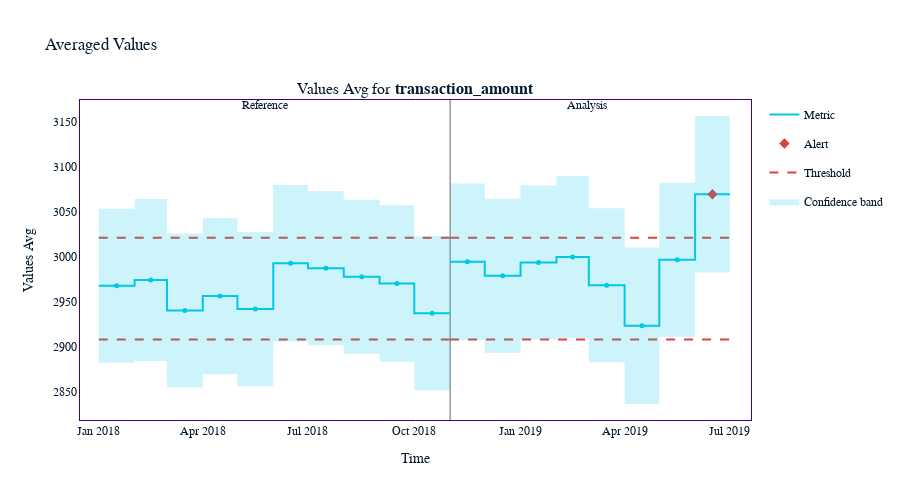

This figure's notebook cell:
### Markdown cell above
Interpretation & Actionable Insights
 
1️⃣ "time_since_login_min" is the top drifted feature affecting model performance.

Customers may have changed their behavior, waiting longer before transacting.
This could be a fraud strategy (fraudsters avoiding quick transactions to bypass detection).

2️⃣ "transaction_amount" (Rank 2) also significantly impacts performance.

Larger transactions might have caused the fraud model to misclassify cases.

3️⃣ "is_first_transaction" and "user_tenure_months" have weak correlations.

Their drift likely had minimal impact on performance.

4️⃣ "transaction_type" has a weak negative correlation (-0.19).

Different transaction types changed over time, but this did not significantly impact performance.

### Code cell
## Use the summary average statistics calculator to find out what were the monthly average transactions amounts, and if there's any alert. Record this value in a variable called alert_avg_transaction_amount.

# Calculate average monthly transactions
calc = nml.SummaryStatsAvgCalculator(
    column_names=["transaction_amount"],
    chunk_period="m",
    timestamp_column_name="timestamp",
)

calc.fit(reference)
stats_avg_results = calc.calculate(analysis)

# Find the month
stats_avg_results.plot().show()
alert_avg_transaction_amount = 3069.8184
print(alert_avg_transaction_amount)

### Figure 1 — Plotly figure (JSON) as saved in the notebook; plotly's stock layout.template omitted (floating-point values rounded to 4 significant figures)
{"data": [{"hoverinfo": "skip", "legendgroup": "metric_reference", "line": {"color": "#00c8e5", "shape": "hv", "width": 2}, "mode": "lines", "name": "Metric", "showlegend": true, "x": ["2018-01-01T00:00:00", "2018-02-01T00:00:00", "2018-03-01T00:00:00", "2018-04-01T00:00:00", "2018-05-01T00:00:00", "2018-06-01T00:00:00", "2018-07-01T00:00:00", "2018-08-01T00:00:00", "2018-09-01T00:00:00", "2018-10-01T00:00:00", "2018-10-31T23:59:59.999999"], "y": [2968.0, 2974.0, 2941.0, 2957.0, 2942.0, 2993.0, 2988.0, 2978.0, 2971.0, 2937.0, 2937.0], "type": "scatter", "xaxis": "x", "yaxis": "y"}, {"customdata": [["Values Avg for <b>transaction_amount</b>", "<b style=\"color:#00c8e5;line-height:60px\">Reference</b>", "", "2018-01", "From <b>Jan-01-2018</b> to <b>Jan-31-2018</b>", 2968.0, 85.5], ["Values Avg for <b>transaction_amount</b>", "<b style=\"color:#00c8e5;line-height:60px\">Reference</b>", "", "2018-02", "From <b>Feb-01-2018</b> to <b>Feb-28-2018</b>", 2974.0, 89.96], ["Values Avg for <b>transaction_amount</b>", "<b style=\"color:#00c8e5;line-height:60px\">Reference</b>", "", "2018-03", "From <b>Mar-01-2018</b> to <b>Mar-31-2018</b>", 2941.0, 85.51], ["Values Avg for <b>transaction_amount</b>", "<b style=\"color:#00c8e5;line-height:60px\">Reference</b>", "", "2018-04", "From <b>Apr-01-2018</b> to <b>Apr-30-2018</b>", 2957.0, 86.91], ["Values Avg for <b>transaction_amount</b>", "<b style=\"color:#00c8e5;line-height:60px\">Reference</b>", "", "2018-05", "From <b>May-01-2018</b> to <b>May-31-2018</b>", 2942.0, 85.5], ["Values Avg for <b>transaction_amount</b>", "<b style=\"color:#00c8e5;line-height:60px\">Reference</b>", "", "2018-06", "From <b>Jun-01-2018</b> to <b>Jun-30-2018</b>", 2993.0, 86.92], ["Values Avg for <b>transaction_amount</b>", "<b style=\"color:#00c8e5;line-height:60px\">Reference</b>", "", "2018-07", "From <b>Jul-01-2018</b> to <b>Jul-31-2018</b>", 2988.0, 85.5], ["Values Avg for <b>transaction_amount</b>", "<b style=\"color:#00c8e5;line-height:60px\">Reference</b>", "", "2018-08", "From <b>Aug-01-2018</b> to <b>Aug-31-2018</b>", 2978.0, 85.5], ["Values Avg for <b>transaction_amount</b>", "<b style=\"color:#00c8e5;line-height:60px\">Reference</b>", "", "2018-09", "From <b>Sep-01-2018</b> to <b>Sep-30-2018</b>", 2971.0, 86.92], ["Values Avg for <b>transaction_amount</b>", "<b style=\"color:#00c8e5;line-height:60px\">Reference</b>", "", "2018-10", "From <b>Oct-01-2018</b> to <b>Oct-31-2018</b>", 2937.0, 85.5]], "hovertemplate": "%{customdata[1]} &nbsp; &nbsp; %{customdata[2]} <br />Chunk: <b>%{customdata[3]}</b> &nbsp; &nbsp; %{customdata[4]} <br />%{customdata[0]}: <b>%{customdata[5]}</b><br />Confidence band: +/- <b>%{customdata[6]}</b><br /><extra></extra>", "legendgroup": "metric_reference", "marker": {"color": "#00c8e5", "size": 5, "symbol": "circle"}, "mode": "markers", "name": "Metric", "showlegend": false, "x": ["2018-01-16T12:00:00", "2018-02-15T00:00:00", "2018-03-16T12:00:00", "2018-04-16T00:00:00", "2018-05-16T12:00:00", "2018-06-16T00:00:00", "2018-07-16T12:00:00", "2018-08-16T12:00:00", "2018-09-16T00:00:00", "2018-10-16T11:59:59.999999"], "y": [2968.0, 2974.0, 2941.0, 2957.0, 2942.0, 2993.0, 2988.0, 2978.0, 2971.0, 2937.0, 2937.0], "type": "scatter", "xaxis": "x", "yaxis": "y"}, {"hoverinfo": "skip", "legendgroup": "metric_analysis", "line": {"color": "#00c8e5", "shape": "hv", "width": 2}, "mode": "lines", "name": "Metric", "showlegend": false, "x": ["2018-11-01T00:00:00", "2018-12-01T00:00:00", "2019-01-01T00:00:00", "2019-02-01T00:00:00", "2019-03-01T00:00:00", "2019-04-01T00:00:00", "2019-05-01T00:00:00", "2019-06-01T00:00:00", "2019-06-30T23:59:59.999999"], "y": [2995.0, 2979.0, 2994.0, 3000.0, 2969.0, 2924.0, 2997.0, 3070.0, 3070.0], "type": "scatter", "xaxis": "x", "yaxis": "y"}, {"customdata": [["Values Avg for <b>transaction_amount</b>", "<b style=\"color:#3b0280;line-height:60px\">Analysis</b>", "", "2018-11", "From <b>Nov-01-2018</b> to <b>Nov-30-2018</b>", 2995.0, 86.91], ["Values Avg for <b>transaction_amount</b>", "<b style=\"color:#3b0280;line-height:60px\">Analysis</b>", "", "2018-12", "From <b>Dec-01-2018</b> to <b>Dec-31-2018</b>", 2979.0, 85.51], ["Values Avg for <b>transaction_amount</b>", "<b style=\"color:#3b0280;line-height:60px\">Analysis</b>", "", "2019-01", "From <b>Jan-01-2019</b> to <b>Jan-31-2019</b>", 2994.0, 85.5], ["Values Avg for <b>transaction_amount</b>", "<b style=\"color:#3b0280;line-height:60px\">Analysis</b>", "", "2019-02", "From <b>Feb-01-2019</b> to <b>Feb-28-2019</b>", 3000.0, 89.97], ["Values Avg for <b>transaction_amount</b>", "<b style=\"color:#3b0280;line-height:60px\">Analysis</b>", "", "2019-03", "From <b>Mar-01-2019</b> to <b>Mar-31-2019</b>", 2969.0, 85.5], ["Values Avg for <b>transaction_amount</b>", "<b style=\"color:#3b0280;line-height:60px\">Analysis</b>", "", "2019-04", "From <b>Apr-01-2019</b> to <b>Apr-30-2019</b>", 2924.0, 86.91], ["Values Avg for <b>transaction_amount</b>", "<b style=\"color:#3b0280;line-height:60px\">Analysis</b>", "", "2019-05", "From <b>May-01-2019</b> to <b>May-31-2019</b>", 2997.0, 85.51], ["Values Avg for <b>transaction_amount</b>", "<b style=\"color:#3b0280;line-height:60px\">Analysis</b>", "<span style=\"color:#AD0000\">⚠ <b>Drift detected</b></span>", "2019-06", "From <b>Jun-01-2019</b> to <b>Jun-30-2019</b>", 3070.0, 86.91]], "hovertemplate": "%{customdata[1]} &nbsp; &nbsp; %{customdata[2]} <br />Chunk: <b>%{customdata[3]}</b> &nbsp; &nbsp; %{customdata[4]} <br />%{customdata[0]}: <b>%{customdata[5]}</b><br />Confidence band: +/- <b>%{customdata[6]}</b><br /><extra></extra>", "legendgroup": "metric_analysis", "marker": {"color": "#00c8e5", "size": 5, "symbol": "circle"}, "mode": "markers", "name": "Metric", "showlegend": false, "x": ["2018-11-16T00:00:00", "2018-12-16T12:00:00", "2019-01-16T12:00:00", "2019-02-15T00:00:00", "2019-03-16T12:00:00", "2019-04-16T00:00:00", "2019-05-16T12:00:00", "2019-06-15T23:59:59.999999"], "y": [2995.0, 2979.0, 2994.0, 3000.0, 2969.0, 2924.0, 2997.0, 3070.0, 3070.0], "type": "scatter", "xaxis": "x", "yaxis": "y"}, {"hoverinfo": "skip", "legendgroup": "alert", "marker": {"color": "#DD4040", "size": 8, "symbol": "diamond"}, "mode": "markers", "name": "Alert", "showlegend": true, "x": ["2019-06-15T23:59:59.999999"], "y": [3070.0], "type": "scatter", "xaxis": "x", "yaxis": "y"}, {"hoverinfo": "skip", "legendgroup": "thresh", "line": {"color": "#DD4040", "dash": "dash", "width": 2}, "mode": "lines", "name": "Threshold", "showlegend": true, "x": ["2018-01-01T00:00:00", "2018-02-01T00:00:00", "2018-03-01T00:00:00", "2018-04-01T00:00:00", "2018-05-01T00:00:00", "2018-06-01T00:00:00", "2018-07-01T00:00:00", "2018-08-01T00:00:00", "2018-09-01T00:00:00", "2018-10-01T00:00:00", "2018-10-31T23:59:59.999999"], "y": [3021.0, 3021.0, 3021.0, 3021.0, 3021.0, 3021.0, 3021.0, 3021.0, 3021.0, 3021.0, 3021.0], "type": "scatter", "xaxis": "x", "yaxis": "y"}, {"hoverinfo": "skip", "legendgroup": "thresh", "line": {"color": "#DD4040", "dash": "dash", "width": 2}, "mode": "lines", "name": "Threshold", "showlegend": false, "x": ["2018-01-01T00:00:00", "2018-02-01T00:00:00", "2018-03-01T00:00:00", "2018-04-01T00:00:00", "2018-05-01T00:00:00", "2018-06-01T00:00:00", "2018-07-01T00:00:00", "2018-08-01T00:00:00", "2018-09-01T00:00:00", "2018-10-01T00:00:00", "2018-10-31T23:59:59.999999"], "y": [2908.0, 2908.0, 2908.0, 2908.0, 2908.0, 2908.0, 2908.0, 2908.0, 2908.0, 2908.0, 2908.0], "type": "scatter", "xaxis": "x", "yaxis": "y"}, {"hoverinfo": "skip", "legendgroup": "thresh", "line": {"color": "#DD4040", "dash": "dash", "width": 2}, "mode": "lines", "name": "Threshold", "showlegend": false, "x": ["2018-11-01T00:00:00", "2018-12-01T00:00:00", "2019-01-01T00:00:00", "2019-02-01T00:00:00", "2019-03-01T00:00:00", "2019-04-01T00:00:00", "2019-05-01T00:00:00", "2019-06-01T00:00:00", "2019-06-30T23:59:59.999999"], "y": [3021.0, 3021.0, 3021.0, 3021.0, 3021.0, 3021.0, 3021.0, 3021.0, 3021.0], "type": "scatter", "xaxis": "x", "yaxis": "y"}, {"hoverinfo": "skip", "legendgroup": "thresh", "line": {"color": "#DD4040", "dash": "dash", "width": 2}, "mode": "lines", "name": "Threshold", "showlegend": false, "x": ["2018-11-01T00:00:00", "2018-12-01T00:00:00", "2019-01-01T00:00:00", "2019-02-01T00:00:00", "2019-03-01T00:00:00", "2019-04-01T00:00:00", "2019-05-01T00:00:00", "2019-06-01T00:00:00", "2019-06-30T23:59:59.999999"], "y": [2908.0, 2908.0, 2908.0, 2908.0, 2908.0, 2908.0, 2908.0, 2908.0, 2908.0], "type": "scatter", "xaxis": "x", "yaxis": "y"}, {"connectgaps": true, "hoverinfo": "skip", "line": {"color": "rgba(0,0,0,0)", "shape": "hv"}, "mode": "lines", "name": "Confidence band", "showlegend": false, "x": ["2018-01-01T00:00:00", "2018-02-01T00:00:00", "2018-03-01T00:00:00", "2018-04-01T00:00:00", "2018-05-01T00:00:00", "2018-06-01T00:00:00", "2018-07-01T00:00:00", "2018-08-01T00:00:00", "2018-09-01T00:00:00", "2018-10-01T00:00:00", "2018-10-31T23:59:59.999999"], "y": [3054.0, 3064.0, 3026.0, 3044.0, 3028.0, 3080.0, 3073.0, 3064.0, 3058.0, 3023.0, 3023.0], "type": "scatter", "xaxis": "x", "yaxis": "y"}, {"connectgaps": true, "fill": "tonexty", "fillcolor": "rgba(0.0, 0.7843137254901961, 0.8980392156862745, 0.2)", "hoverinfo": "skip", "line": {"color": "rgba(0,0,0,0)", "shape": "hv"}, "mode": "lines", "name": "Confidence band", "showlegend": true, "x": ["2018-01-01T00:00:00", "2018-02-01T00:00:00", "2018-03-01T00:00:00", "2018-04-01T00:00:00", "2018-05-01T00:00:00", "2018-06-01T00:00:00", "2018-07-01T00:00:00", "2018-08-01T00:00:00", "2018-09-01T00:00:00", "2018-10-01T00:00:00", "2018-10-31T23:59:59.999999"], "y": [2883.0, 2884.0, 2855.0, 2870.0, 2857.0, 2906.0, 2902.0, 2893.0, 2884.0, 2852.0, 2852.0], "type": "scatter", "xaxis": "x", "yaxis": "y"}, {"connectgaps": true, "hoverinfo": "skip", "line": {"color": "rgba(0,0,0,0)", "shape": "hv"}, "mode": "lines", "name": "Confidence band", "showlegend": false, "x": ["2018-11-01T00:00:00", "2018-12-01T00:00:00", "2019-01-01T00:00:00", "2019-02-01T00:00:00", "2019-03-01T00:00:00", "2019-04-01T00:00:00", "2019-05-01T00:00:00", "2019-06-01T00:00:00", "2019-06-30T23:59:59.999999"], "y": [3082.0, 3065.0, 3079.0, 3090.0, 3054.0, 3011.0, 3082.0, 3157.0, 3157.0], "type": "scatter", "xaxis": "x", "yaxis": "y"}, {"connectgaps": true, "fill": "tonexty", "fillcolor": "rgba(0.0, 0.7843137254901961, 0.8980392156862745, 0.2)", "hoverinfo": "skip", "line": {"color": "rgba(0,0,0,0)", "shape": "hv"}, "mode": "lines", "name": "Confidence band", "showlegend": false, "x": ["2018-11-01T00:00:00", "2018-12-01T00:00:00", "2019-01-01T00:00:00", "2019-02-01T00:00:00", "2019-03-01T00:00:00", "2019-04-01T00:00:00", "2019-05-01T00:00:00", "2019-06-01T00:00:00", "2019-06-30T23:59:59.999999"], "y": [2908.0, 2894.0, 2908.0, 2910.0, 2883.0, 2837.0, 2911.0, 2983.0, 2983.0], "type": "scatter", "xaxis": "x", "yaxis": "y"}], "layout": {"height": 500, "hoverlabel": {"bgcolor": "white", "font": {"size": 14}}, "legend": {"itemclick": false, "itemdoubleclick": false, "traceorder": "grouped"}, "paper_bgcolor": "rgba(255,255,255,1)", "plot_bgcolor": "rgba(255,255,255,1)", "title": {"text": "Averaged Values "}, "xaxis": {"linecolor": "#3b0280", "mirror": true, "showgrid": false, "title": {"text": "Time"}, "zeroline": false, "anchor": "y", "domain": [0, 1], "matches": "x"}, "yaxis": {"linecolor": "#3b0280", "mirror": true, "showgrid": false, "title": {"text": "Values Avg"}, "zeroline": false, "anchor": "x", "domain": [0, 1]}, "annotations": [{"font": {"size": 16}, "showarrow": false, "text": "Values Avg for <b>transaction_amount</b>", "x": 0.5, "xanchor": "center", "xref": "paper", "y": 1, "yanchor": "bottom", "yref": "paper"}, {"showarrow": false, "text": "Reference", "x": "2018-05-17T00:00:00", "xref": "x", "xshift": 10, "y": 1.01, "yref": "y domain"}, {"showarrow": false, "text": "Analysis", "x": "2019-02-14T21:00:00", "xref": "x", "xshift": 15, "y": 1.01, "yref": "y domain"}], "shapes": [{"layer": "below", "line": {"color": "#666666", "width": 1}, "type": "line", "x0": "2018-11-01T00:00:00", "x1": "2018-11-01T00:00:00", "xref": "x", "y0": 0, "y1": 1, "yref": "y domain"}]}}
